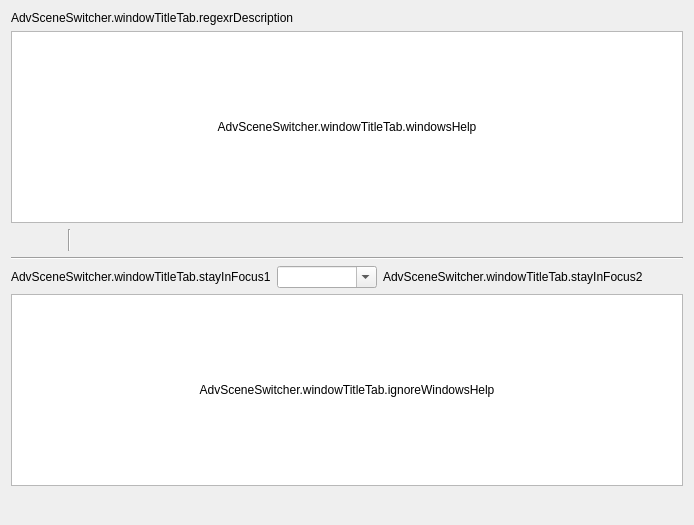
     <widget class="QWidget" name="windowTitleTab">
      <attribute name="title">
       <string>AdvSceneSwitcher.windowTitleTab.title</string>
      </attribute>
      <layout class="QVBoxLayout" name="verticalLayout_4">
       <item>
        <widget class="QLabel" name="label_58">
         <property name="toolTip">
          <string/>
         </property>
         <property name="text">
          <string>AdvSceneSwitcher.windowTitleTab.regexrDescription</string>
         </property>
         <property name="textFormat">
          <enum>Qt::AutoText</enum>
         </property>
         <property name="openExternalLinks">
          <bool>true</bool>
         </property>
        </widget>
       </item>
       <item>
        <layout class="QGridLayout" name="gridLayout_7">
         <item row="0" column="0">
          <widget class="QListWidget" name="windowSwitches">
           <property name="sizePolicy">
            <sizepolicy hsizetype="Expanding" vsizetype="Expanding">
             <horstretch>0</horstretch>
             <verstretch>0</verstretch>
            </sizepolicy>
           </property>
           <property name="sortingEnabled">
            <bool>false</bool>
           </property>
          </widget>
         </item>
         <item row="0" column="0">
          <widget class="QLabel" name="windowHelp">
           <property name="text">
            <string>AdvSceneSwitcher.windowTitleTab.windowsHelp</string>
           </property>
           <property name="alignment">
            <set>Qt::AlignCenter</set>
           </property>
           <property name="wordWrap">
            <bool>true</bool>
           </property>
          </widget>
         </item>
        </layout>
       </item>
       <item>
        <layout class="QHBoxLayout" name="horizontalLayout_13">
         <property name="spacing">
          <number>4</number>
         </property>
         <item>
          <widget class="QPushButton" name="windowAdd">
           <property name="maximumSize">
            <size>
             <width>22</width>
             <height>22</height>
            </size>
           </property>
           <property name="flat">
            <bool>true</bool>
           </property>
           <property name="themeID" stdset="0">
            <string notr="true">addIconSmall</string>
           </property>
           <property name="class" stdset="0">
            <string notr="true">icon-plus</string>
           </property>
          </widget>
         </item>
         <item>
          <widget class="QPushButton" name="windowRemove">
           <property name="maximumSize">
            <size>
             <width>22</width>
             <height>22</height>
            </size>
           </property>
           <property name="flat">
            <bool>true</bool>
           </property>
           <property name="themeID" stdset="0">
            <string notr="true">removeIconSmall</string>
           </property>
           <property name="class" stdset="0">
            <string notr="true">icon-trash</string>
           </property>
          </widget>
         </item>
         <item>
          <spacer name="horizontalSpacer_43">
           <property name="orientation">
            <enum>Qt::Horizontal</enum>
           </property>
           <property name="sizeType">
            <enum>QSizePolicy::Fixed</enum>
           </property>
           <property name="sizeHint" stdset="0">
            <size>
             <width>5</width>
             <height>20</height>
            </size>
           </property>
          </spacer>
         </item>
         <item>
          <widget class="Line" name="line_12">
           <property name="orientation">
            <enum>Qt::Vertical</enum>
           </property>
          </widget>
         </item>
         <item>
          <spacer name="horizontalSpacer_42">
           <property name="orientation">
            <enum>Qt::Horizontal</enum>
           </property>
           <property name="sizeType">
            <enum>QSizePolicy::Fixed</enum>
           </property>
           <property name="sizeHint" stdset="0">
            <size>
             <width>5</width>
             <height>20</height>
            </size>
           </property>
          </spacer>
         </item>
         <item>
          <widget class="QPushButton" name="windowUp">
           <property name="maximumSize">
            <size>
             <width>22</width>
             <height>22</height>
            </size>
           </property>
           <property name="text">
            <string/>
           </property>
           <property name="flat">
            <bool>true</bool>
           </property>
           <property name="themeID" stdset="0">
            <string>upArrowIconSmall</string>
           </property>
           <property name="class" stdset="0">
            <string notr="true">icon-up</string>
           </property>
          </widget>
         </item>
         <item>
          <widget class="QPushButton" name="windowDown">
           <property name="maximumSize">
            <size>
             <width>22</width>
             <height>22</height>
            </size>
           </property>
           <property name="text">
            <string/>
           </property>
           <property name="flat">
            <bool>true</bool>
           </property>
           <property name="themeID" stdset="0">
            <string>downArrowIconSmall</string>
           </property>
           <property name="class" stdset="0">
            <string notr="true">icon-down</string>
           </property>
          </widget>
         </item>
         <item>
          <spacer name="horizontalSpacer_10">
           <property name="orientation">
            <enum>Qt::Horizontal</enum>
           </property>
           <property name="sizeHint" stdset="0">
            <size>
             <width>40</width>
             <height>20</height>
            </size>
           </property>
          </spacer>
         </item>
        </layout>
       </item>
       <item>
        <widget class="Line" name="line_5">
         <property name="orientation">
          <enum>Qt::Horizontal</enum>
         </property>
        </widget>
       </item>
       <item>
        <layout class="QHBoxLayout" name="horizontalLayout_9">
         <item>
          <widget class="QLabel" name="label_8">
           <property name="text">
            <string>AdvSceneSwitcher.windowTitleTab.stayInFocus1</string>
           </property>
          </widget>
         </item>
         <item>
          <widget class="QComboBox" name="ignoreWindowsWindows">
           <property name="sizePolicy">
            <sizepolicy hsizetype="Maximum" vsizetype="Fixed">
             <horstretch>0</horstretch>
             <verstretch>0</verstretch>
            </sizepolicy>
           </property>
           <property name="minimumSize">
            <size>
             <width>100</width>
             <height>0</height>
            </size>
           </property>
           <property name="editable">
            <bool>true</bool>
           </property>
          </widget>
         </item>
         <item>
          <widget class="QLabel" name="label_9">
           <property name="text">
            <string>AdvSceneSwitcher.windowTitleTab.stayInFocus2</string>
           </property>
          </widget>
         </item>
         <item>
          <spacer name="horizontalSpacer_7">
           <property name="orientation">
            <enum>Qt::Horizontal</enum>
           </property>
           <property name="sizeHint" stdset="0">
            <size>
             <width>40</width>
             <height>20</height>
            </size>
           </property>
          </spacer>
         </item>
        </layout>
       </item>
       <item>
        <layout class="QGridLayout" name="gridLayout_8">
         <item row="0" column="0">
          <widget class="QListWidget" name="ignoreWindows">
           <property name="sizePolicy">
            <sizepolicy hsizetype="Expanding" vsizetype="Expanding">
             <horstretch>0</horstretch>
             <verstretch>0</verstretch>
            </sizepolicy>
           </property>
           <property name="sortingEnabled">
            <bool>true</bool>
           </property>
          </widget>
         </item>
         <item row="0" column="0">
          <widget class="QLabel" name="ignoreWindowHelp">
           <property name="text">
            <string>AdvSceneSwitcher.windowTitleTab.ignoreWindowsHelp</string>
           </property>
           <property name="alignment">
            <set>Qt::AlignCenter</set>
           </property>
           <property name="wordWrap">
            <bool>true</bool>
           </property>
          </widget>
         </item>
        </layout>
       </item>
       <item>
        <layout class="QHBoxLayout" name="horizontalLayout_8">
         <property name="spacing">
          <number>4</number>
         </property>
         <item>
          <widget class="QPushButton" name="ignoreWindowsAdd">
           <property name="maximumSize">
            <size>
             <width>22</width>
             <height>22</height>
            </size>
           </property>
           <property name="flat">
            <bool>true</bool>
           </property>
           <property name="themeID" stdset="0">
            <string notr="true">addIconSmall</string>
           </property>
           <property name="class" stdset="0">
            <string notr="true">icon-plus</string>
           </property>
          </widget>
         </item>
         <item>
          <widget class="QPushButton" name="ignoreWindowsRemove">
           <property name="maximumSize">
            <size>
             <width>22</width>
             <height>22</height>
            </size>
           </property>
           <property name="flat">
            <bool>true</bool>
           </property>
           <property name="themeID" stdset="0">
            <string notr="true">removeIconSmall</string>
           </property>
           <property name="class" stdset="0">
            <string notr="true">icon-trash</string>
           </property>
          </widget>
         </item>
         <item>
          <spacer name="horizontalSpacer_6">
           <property name="orientation">
            <enum>Qt::Horizontal</enum>
           </property>
           <property name="sizeHint" stdset="0">
            <size>
             <width>40</width>
             <height>20</height>
            </size>
           </property>
          </spacer>
         </item>
        </layout>
       </item>
      </layout>
     </widget>
